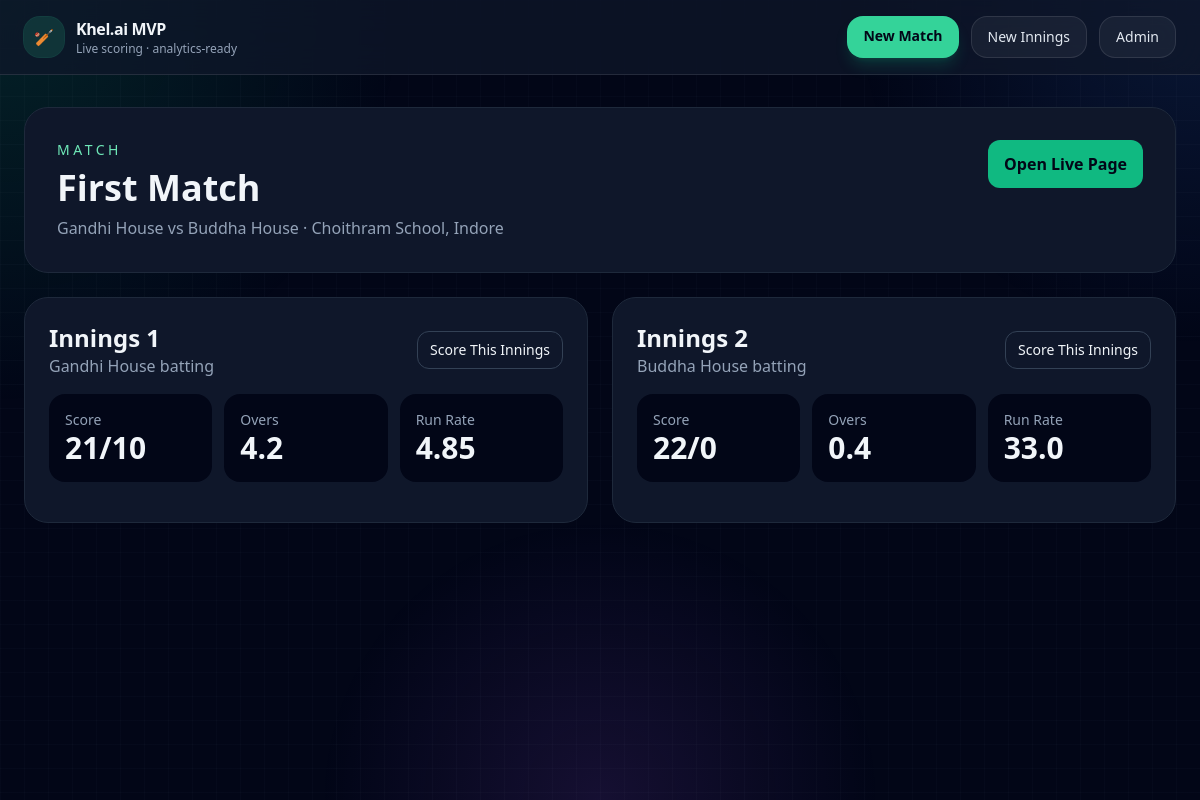
The app's page /matches/1/ with its own data.
### matches/models.py (models this page shows, shortened)
class Match(models.Model):
    title = models.CharField(max_length=200)
    tournament_name = models.CharField(max_length=200, blank=True)
    venue = models.CharField(max_length=200, blank=True)
    match_date = models.DateField(null=True, blank=True)
    team_1 = models.ForeignKey(Team, on_delete=models.CASCADE, related_name="home_matches")
    team_2 = models.ForeignKey(Team, on_delete=models.CASCADE, related_name="away_matches")
    toss_winner = models.ForeignKey(
        Team,
        on_delete=models.SET_NULL,
        null=True,
        blank=True,
        related_name="toss_wins"
    )
    toss_decision = models.CharField(max_length=20, blank=True)
    status = models.CharField(max_length=30, default="live")
    stream_url = models.URLField(blank=True)
    class Meta:
        ordering = ["-id"]

class Team(models.Model):
    name = models.CharField(max_length=120, unique=True)
    short_name = models.CharField(max_length=12, blank=True)

class Innings(models.Model):
    match = models.ForeignKey(Match, on_delete=models.CASCADE, related_name="innings")
    innings_number = models.PositiveSmallIntegerField()
    batting_team = models.ForeignKey(Team, on_delete=models.CASCADE, related_name="batting_innings")
    bowling_team = models.ForeignKey(Team, on_delete=models.CASCADE, related_name="bowling_innings")
    total_overs_limit = models.PositiveSmallIntegerField(default=20)
    is_complete = models.BooleanField(default=False)
    class Meta:
        unique_together = ("match", "innings_number")
        ordering = ["innings_number"]

### matches/views.py (the view)
# urls.py: path("matches/<int:pk>/", views.match_detail, name="match_detail"),
def match_detail(request, pk):
    match = get_object_or_404(
        Match.objects.prefetch_related("innings__ball_events"),
        pk=pk
    )
    innings_list = []
    for innings in match.innings.select_related("batting_team", "bowling_team").all():
        innings_list.append((innings, innings_summary(innings)))
    return render(
        request,
        "matches/match_detail.html",
        {
            "match": match,
            "innings_list": innings_list,
        },
    )

### matches/models.py (called while the page is built)
    @property
    def total_runs(self):
        return self.runs_off_bat + self.extras

### matches/services.py (called while the page is built)
def _ball_label(event):
    parts = []
    if event.extra_type:
        parts.append(event.extra_type.replace("_", " ").title())
    parts.append(str(event.total_runs) if event.total_runs else "0")
    if event.wicket_fell:
        parts.append("W")
    return " ".join(parts)

### matches/templates/matches/match_detail.html (shortened to what this page needs)
{% extends "matches/base.html" %}
{% block content %}
<section class="mb-6 rounded-3xl border border-slate-800 bg-slate-900 p-8">
  <div class="flex flex-wrap items-start justify-between gap-4">
    <div>
      <p class="mb-2 text-sm uppercase tracking-[0.25em] text-emerald-300">Match</p>
      <h1 class="text-4xl font-bold">{{ match.title }}</h1>
      <p class="mt-2 text-slate-400">
        {{ match.team_1.name }} vs {{ match.team_2.name }} · {{ match.venue }}
      </p>
    </div>
    <div class="flex gap-3">
      <a href="{% url 'live_match' match.pk %}" class="rounded-xl bg-emerald-500 px-4 py-3 font-semibold text-slate-950">
        Open Live Page
      </a>
    </div>
  </div>
</section>
<section class="grid gap-6 lg:grid-cols-2">
  {% for innings, summary in innings_list %}
    <article class="rounded-3xl border border-slate-800 bg-slate-900 p-6">
      <div class="mb-4 flex items-center justify-between">
        <div>
          <h2 class="text-2xl font-bold">Innings {{ innings.innings_number }}</h2>
          <p class="text-slate-400">{{ innings.batting_team.name }} batting</p>
        </div>
        <a href="{% url 'innings_scoring' innings.pk %}" class="rounded-xl border border-slate-700 px-3 py-2 text-sm">
          Score This Innings
        </a>
      </div>
      <div class="mb-4 grid grid-cols-3 gap-3">
        <div class="rounded-2xl bg-slate-950 p-4">
          <p class="text-sm text-slate-400">Score</p>
          <p class="text-3xl font-bold">{{ summary.total_runs }}/{{ summary.wickets }}</p>
        </div>
        <div class="rounded-2xl bg-slate-950 p-4">
          <p class="text-sm text-slate-400">Overs</p>
          <p class="text-3xl font-bold">{{ summary.overs }}</p>
        </div>
        <div class="rounded-2xl bg-slate-950 p-4">
          <p class="text-sm text-slate-400">Run Rate</p>
          <p class="text-3xl font-bold">{{ summary.run_rate }}</p>
        </div>
      </div>
    </article>
  {% empty %}
    <div class="rounded-2xl border border-dashed border-slate-700 bg-slate-900 p-6 text-slate-300">
      No innings created yet.
    </div>
  {% endfor %}
</section>
{% endblock %}

### records on screen
Match: title "First Match", team_1.name "Gandhi House", team_2.name "Buddha House", venue "Choithram School, Indore"
Innings: innings_number "1", batting_team.name "Gandhi House", total_runs "21", wickets "10", overs "4.2", run_rate "4.85"
Innings: innings_number "2", batting_team.name "Buddha House", total_runs "22", wickets "0", overs "0.4", run_rate "33.0"
